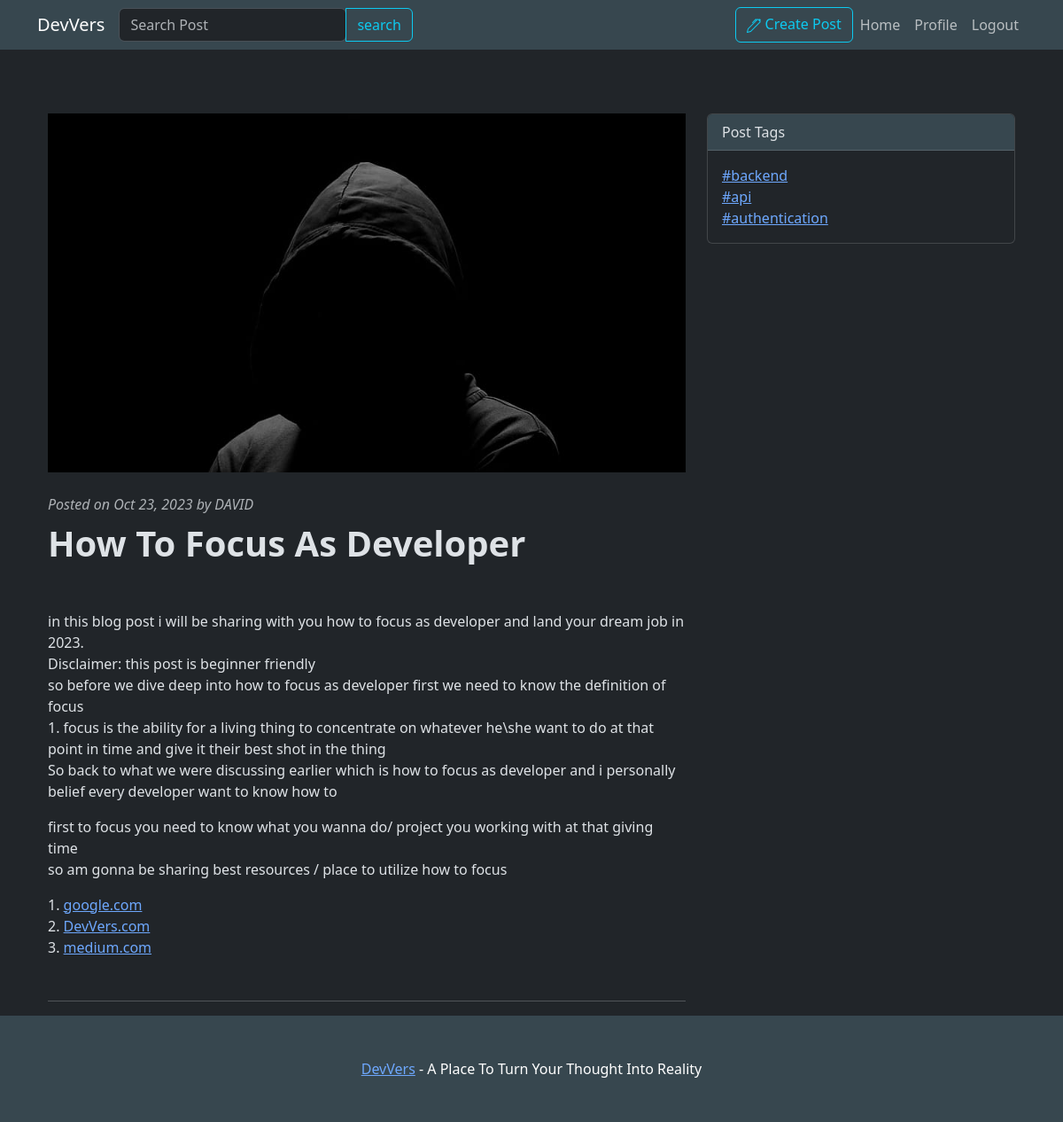
/post/11 (signed in), run on the app's committed database.
### Blog/models.py (models this page shows, shortened)
class Post(models.Model):
    post_img = models.ImageField(upload_to='images/', blank = True)
    title = models.CharField(max_length=100)
    authour = models.CharField(max_length=50 )
    content = models.TextField(max_length=10000)
    hashtag = models.CharField(max_length=10000, blank=True)
    created = models.DateTimeField(auto_now_add=True)

### Blog/views.py (the view)
# urls.py: path('post/<int:post_id>', views.readpost, name="blog-readpost"),
@login_required(login_url='/login/')
def readpost(request, post_id):
    post = Post.objects.get(id= post_id)
    username = request.user.username
    context = {
        'post': post,
        'username': username,
    }
    return render(request,'Blog/readpost.html', context )

### Blog/templates/Blog/readpost.html (shortened to what this page needs)
{% extends 'Blog/layout.html' %}
{% load static %}
{% block body %}
    <br>
        {% if post %}
        <div class="container mt-5">
            <div class="row">
                <div class="col-lg-8">
                    <figure class="mb-4">
                        {% if post.post_img %}
                            <img src="{{ post.post_img.url }}" class="img-responsive" style="width: 100%; float: center; margin-right: 10px;" />
                        {% endif %}
                    </figure>
                    <div class="text-muted fst-italic mb-2">Posted on {{ post.created|date:"M d, Y"}} by {{post.authour|upper}}</div>
                    <article>
                        <header class="mb-4">
                            <h1 class="fw-bolder mb-1">{{ post.title | title }}</h1>
                            <br>
                        <header>
                        <section class="mb-5">
                            <p class="fs-5 mb-4">
                                {{post.content | linebreaks| urlize}}
                            </p>
                        </section>
                    </article>
                    <hr>
                </div>
                <div class="col-lg-4">
                    <div class="card mb-4">
                        <div class="card-header">Post Tags</div>
                        <div class="card-body">
                            <div class="row">
                                <div class="col-sm-6">
                                    <ul class="list-unstyled mb-0">
                                        <li><a href="#!">#backend</a></li>
                                        <li><a href="#!">#api</a></li>
                                        <li><a href="#!">#authentication</a></li>
                                    </ul>
                                </div>
                            </div>
                        </div>
                    </div>
                </div>
            </div>
        </div>
        {% else %}
            <h1>This if statement is not working try debugging it</h1>
        {% endif %}
{% endblock %}

### Blog/templates/Blog/readpost.html (style rules this page uses)
.card-header { background-color: #37474f; }

### data on the page
Post: post_img (picture), created "Oct 23, 2023", authour "DAVID", title "How To Focus As Developer", content "in this blog post i will be sharing with you how to focus as developer and land your dream job in 2023. Disclaimer: this post is beginner friendly so before we dive deep into how to focus as developer first we need to know the definition of focus 1. focus is the ability for a living thing to concentrate on whatever he\\she want to do at that point in time and give it their best shot in the thing So back to what we were discussing earlier which is how to focus as developer and i personally belief every developer want to know how to first to focus you need to know what you wanna do/ project you working with at that giving time so am gonna be sharing best resources / place to utilize how to…"
